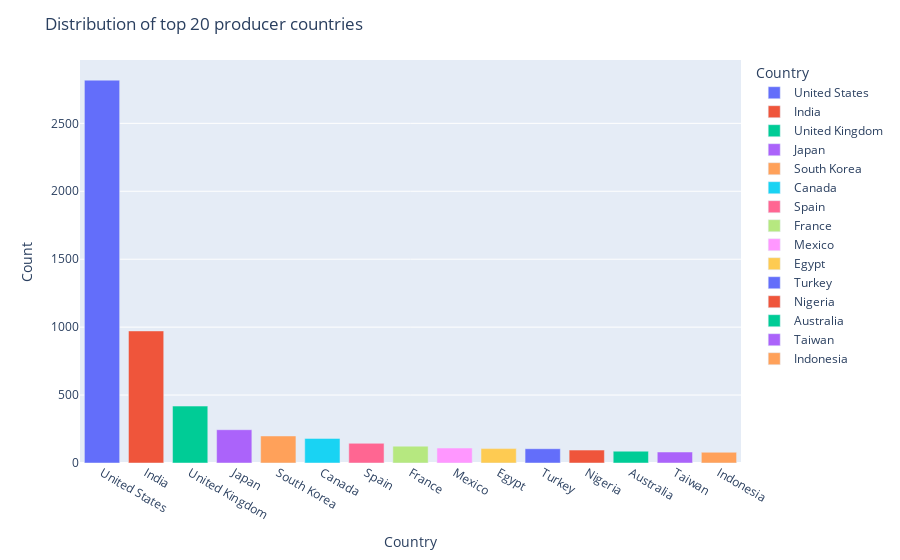

Here is the notebook cell this chart was saved with:
### Code cell
fig_bar = px.bar(top15_country, y = 'Count', 
                 x= 'Country', color= 'Country')
fig_bar.update_layout(title= 'Distribution of top 20 producer countries')
fig_bar.show()

### Figure 1 — Plotly figure (JSON) as saved in the notebook; plotly's stock layout.template omitted (floating-point values rounded to 4 significant figures)
{"data": [{"alignmentgroup": "True", "hovertemplate": "Country=%{x}<br>Count=%{y}<extra></extra>", "legendgroup": "United States", "marker": {"color": "#636efa"}, "name": "United States", "offsetgroup": "United States", "orientation": "v", "showlegend": true, "textposition": "auto", "type": "bar", "x": ["United States"], "xaxis": "x", "y": [2818], "yaxis": "y"}, {"alignmentgroup": "True", "hovertemplate": "Country=%{x}<br>Count=%{y}<extra></extra>", "legendgroup": "India", "marker": {"color": "#EF553B"}, "name": "India", "offsetgroup": "India", "orientation": "v", "showlegend": true, "textposition": "auto", "type": "bar", "x": ["India"], "xaxis": "x", "y": [972], "yaxis": "y"}, {"alignmentgroup": "True", "hovertemplate": "Country=%{x}<br>Count=%{y}<extra></extra>", "legendgroup": "United Kingdom", "marker": {"color": "#00cc96"}, "name": "United Kingdom", "offsetgroup": "United Kingdom", "orientation": "v", "showlegend": true, "textposition": "auto", "type": "bar", "x": ["United Kingdom"], "xaxis": "x", "y": [419], "yaxis": "y"}, {"alignmentgroup": "True", "hovertemplate": "Country=%{x}<br>Count=%{y}<extra></extra>", "legendgroup": "Japan", "marker": {"color": "#ab63fa"}, "name": "Japan", "offsetgroup": "Japan", "orientation": "v", "showlegend": true, "textposition": "auto", "type": "bar", "x": ["Japan"], "xaxis": "x", "y": [245], "yaxis": "y"}, {"alignmentgroup": "True", "hovertemplate": "Country=%{x}<br>Count=%{y}<extra></extra>", "legendgroup": "South Korea", "marker": {"color": "#FFA15A"}, "name": "South Korea", "offsetgroup": "South Korea", "orientation": "v", "showlegend": true, "textposition": "auto", "type": "bar", "x": ["South Korea"], "xaxis": "x", "y": [199], "yaxis": "y"}, {"alignmentgroup": "True", "hovertemplate": "Country=%{x}<br>Count=%{y}<extra></extra>", "legendgroup": "Canada", "marker": {"color": "#19d3f3"}, "name": "Canada", "offsetgroup": "Canada", "orientation": "v", "showlegend": true, "textposition": "auto", "type": "bar", "x": ["Canada"], "xaxis": "x", "y": [181], "yaxis": "y"}, {"alignmentgroup": "True", "hovertemplate": "Country=%{x}<br>Count=%{y}<extra></extra>", "legendgroup": "Spain", "marker": {"color": "#FF6692"}, "name": "Spain", "offsetgroup": "Spain", "orientation": "v", "showlegend": true, "textposition": "auto", "type": "bar", "x": ["Spain"], "xaxis": "x", "y": [145], "yaxis": "y"}, {"alignmentgroup": "True", "hovertemplate": "Country=%{x}<br>Count=%{y}<extra></extra>", "legendgroup": "France", "marker": {"color": "#B6E880"}, "name": "France", "offsetgroup": "France", "orientation": "v", "showlegend": true, "textposition": "auto", "type": "bar", "x": ["France"], "xaxis": "x", "y": [124], "yaxis": "y"}, {"alignmentgroup": "True", "hovertemplate": "Country=%{x}<br>Count=%{y}<extra></extra>", "legendgroup": "Mexico", "marker": {"color": "#FF97FF"}, "name": "Mexico", "offsetgroup": "Mexico", "orientation": "v", "showlegend": true, "textposition": "auto", "type": "bar", "x": ["Mexico"], "xaxis": "x", "y": [110], "yaxis": "y"}, {"alignmentgroup": "True", "hovertemplate": "Country=%{x}<br>Count=%{y}<extra></extra>", "legendgroup": "Egypt", "marker": {"color": "#FECB52"}, "name": "Egypt", "offsetgroup": "Egypt", "orientation": "v", "showlegend": true, "textposition": "auto", "type": "bar", "x": ["Egypt"], "xaxis": "x", "y": [106], "yaxis": "y"}, {"alignmentgroup": "True", "hovertemplate": "Country=%{x}<br>Count=%{y}<extra></extra>", "legendgroup": "Turkey", "marker": {"color": "#636efa"}, "name": "Turkey", "offsetgroup": "Turkey", "orientation": "v", "showlegend": true, "textposition": "auto", "type": "bar", "x": ["Turkey"], "xaxis": "x", "y": [105], "yaxis": "y"}, {"alignmentgroup": "True", "hovertemplate": "Country=%{x}<br>Count=%{y}<extra></extra>", "legendgroup": "Nigeria", "marker": {"color": "#EF553B"}, "name": "Nigeria", "offsetgroup": "Nigeria", "orientation": "v", "showlegend": true, "textposition": "auto", "type": "bar", "x": ["Nigeria"], "xaxis": "x", "y": [95], "yaxis": "y"}, {"alignmentgroup": "True", "hovertemplate": "Country=%{x}<br>Count=%{y}<extra></extra>", "legendgroup": "Australia", "marker": {"color": "#00cc96"}, "name": "Australia", "offsetgroup": "Australia", "orientation": "v", "showlegend": true, "textposition": "auto", "type": "bar", "x": ["Australia"], "xaxis": "x", "y": [87], "yaxis": "y"}, {"alignmentgroup": "True", "hovertemplate": "Country=%{x}<br>Count=%{y}<extra></extra>", "legendgroup": "Taiwan", "marker": {"color": "#ab63fa"}, "name": "Taiwan", "offsetgroup": "Taiwan", "orientation": "v", "showlegend": true, "textposition": "auto", "type": "bar", "x": ["Taiwan"], "xaxis": "x", "y": [81], "yaxis": "y"}, {"alignmentgroup": "True", "hovertemplate": "Country=%{x}<br>Count=%{y}<extra></extra>", "legendgroup": "Indonesia", "marker": {"color": "#FFA15A"}, "name": "Indonesia", "offsetgroup": "Indonesia", "orientation": "v", "showlegend": true, "textposition": "auto", "type": "bar", "x": ["Indonesia"], "xaxis": "x", "y": [79], "yaxis": "y"}], "layout": {"barmode": "relative", "legend": {"title": {"text": "Country"}, "tracegroupgap": 0}, "margin": {"t": 60}, "title": {"text": "Distribution of top 20 producer countries"}, "xaxis": {"anchor": "y", "categoryarray": ["United States", "India", "United Kingdom", "Japan", "South Korea", "Canada", "Spain", "France", "Mexico", "Egypt", "Turkey", "Nigeria", "Australia", "Taiwan", "Indonesia"], "categoryorder": "array", "domain": [0, 1], "title": {"text": "Country"}}, "yaxis": {"anchor": "x", "domain": [0, 1], "title": {"text": "Count"}}}}
